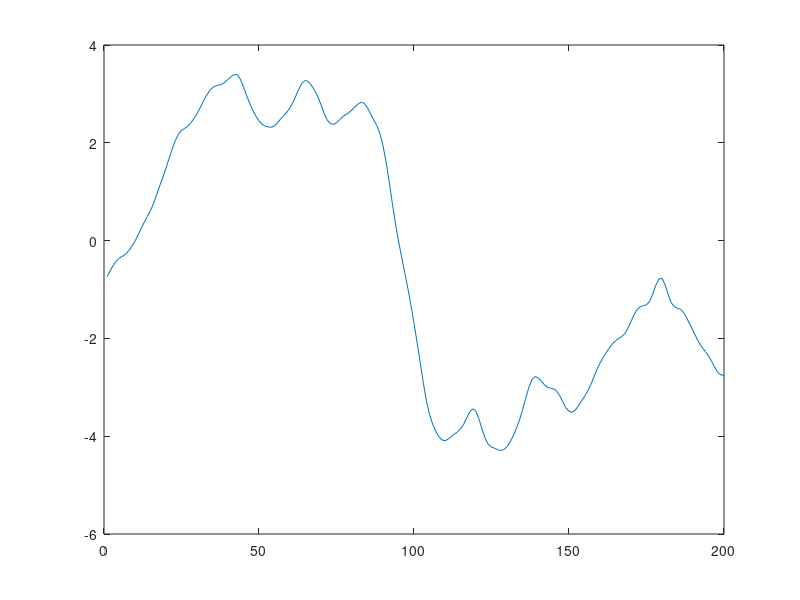

The MATLAB script that drew this image: (Note: this script raises an error after producing the figure.)
clear all;close all;clc;

%Final Mean
% 
load horz_stable.mat MU2 MV2
time=1:200;
%Filtered Horiz
Fs=16;
cutoff=3;
[num,den] = butter(1,0.3/8,'low'); 
filtered_horiz = filtfilt(num,den,MU2(1:200));

figure,plot(time,filtered_horiz);
fnames=dir('*.jpg');

textColor1    = [255, 0, 0];
textColor2    = [0, 0,255];
aviobj=VideoWriter('horz_raw.avi');
open(aviobj);
fig=figure;
for K=1:length(time)
fnames(K).name
    I=imread(fnames(K).name);
    textLocation1 = [500 720];
    textLocation2 = [359 460];
   
    imshow(I);
    if filtered_horiz(K)>=1
    text('Position', textLocation1,'String','LEFT','FontSize',30,'Color','r');
    else if filtered_horiz(K)<-1
    text('Position', textLocation1,'String','RIGHT','FontSize',30,'Color','r');
        else
    text('Position', textLocation1,'String','','FontSize',24,'Color','r');
        end
    end
    if MV2(K)>=6.5 
    text('Position', textLocation2,'String','UP','FontSize',30,'Color','r');
    else if MV2(K)<-6.5
    text('Position', textLocation2,'String','DOWN','FontSize',30,'Color','r');
        else
    text('Position', textLocation2,'String','      ','FontSize',24,'Color','r');

        end
        
    end
    F=getframe(fig,[150, 50,1000,720]);
    writeVideo(aviobj,F);

        
   
end

close(fig);
close(aviobj);